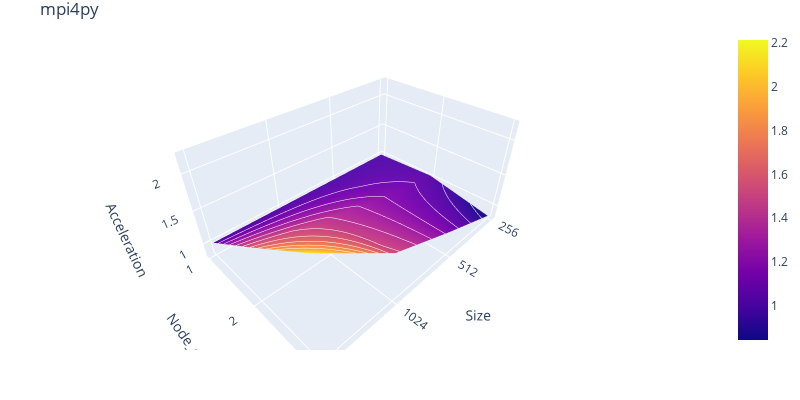

The notebook cell saved with this chart:
### Code cell
sizes = np.array([256, 512, 1024, 2048])
proc_counts = np.array([2**x for x in range(3)])

log2_sizes = [int(np.log2(size)) for size in sizes]
log2_proc_counts = [int(np.log2(proc_count)) for proc_count in proc_counts]

fig = go.Figure(go.Surface(
    contours = {
        "z": {"show": True, "start": 0.0, "end": 2, "size": 0.1, 'color':'white'}
    },
    x = log2_sizes,
    y = log2_proc_counts,
    z = mpi_res2.T))

fig.update_layout(
    title='mpi4py',
    scene = dict(
        xaxis_title=r'Size',
        yaxis_title='Node_count',
        zaxis_title='Acceleration'),
        margin=dict(r=5, b=50, l=5, t=30))

fig.update_layout(
    width=800, height=400,
    scene = dict(
        xaxis = dict(tickvals=log2_sizes, ticktext=sizes),
        yaxis = dict(tickvals=log2_proc_counts, ticktext=proc_counts))
)

fig.show()

### Figure 1 — Plotly figure (JSON) as saved in the notebook; plotly's stock layout.template omitted (floating-point values rounded to 4 significant figures)
{"data": [{"contours": {"z": {"color": "white", "end": 2, "show": true, "size": 0.1, "start": 0}}, "type": "surface", "x": [8, 9, 10, 11], "y": [0, 1, 2], "z": [[1, 1, 1, 1], [1.044, 1.191, 1.399, 1.599], [0.8425, 1.168, 1.522, 2.214]]}], "layout": {"height": 400, "margin": {"b": 50, "l": 5, "r": 5, "t": 30}, "scene": {"xaxis": {"ticktext": [256, 512, 1024, 2048], "tickvals": [8, 9, 10, 11], "title": {"text": "Size"}}, "yaxis": {"ticktext": [1, 2, 4], "tickvals": [0, 1, 2], "title": {"text": "Node_count"}}, "zaxis": {"title": {"text": "Acceleration"}}}, "title": {"text": "mpi4py"}, "width": 800}}
